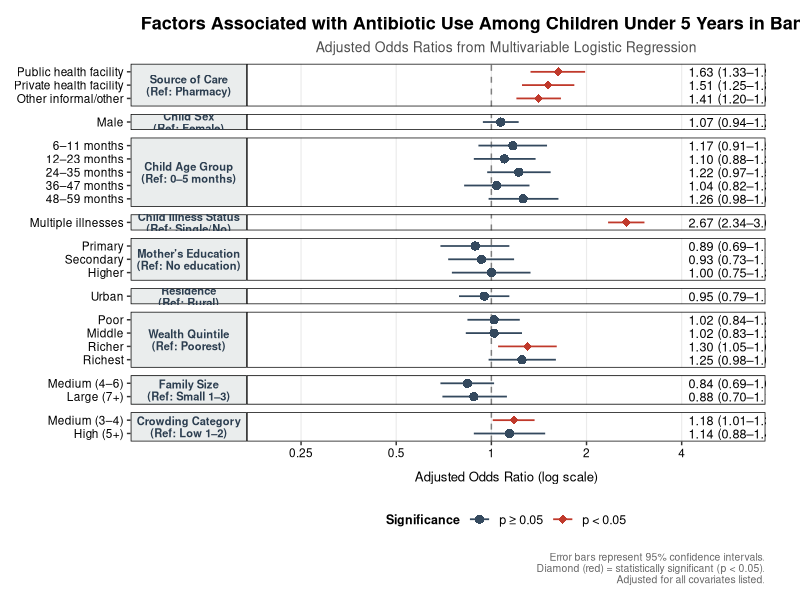
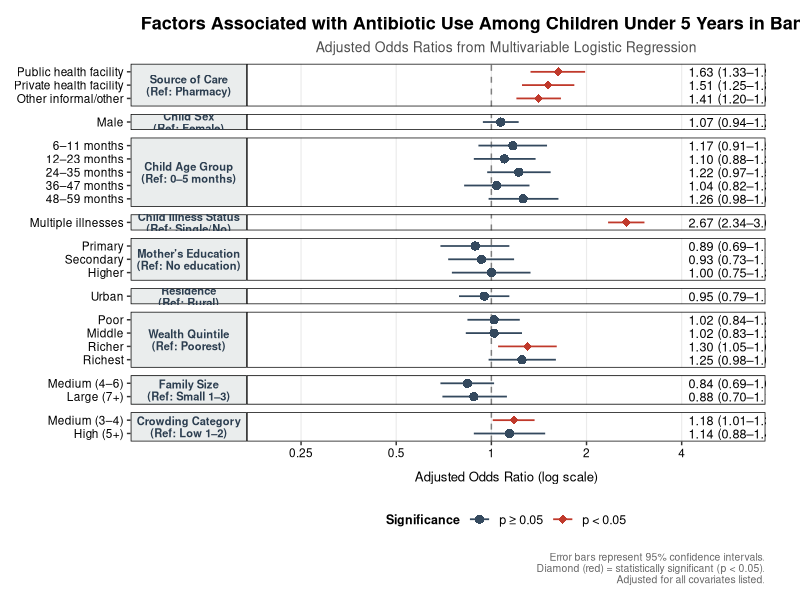

These charts were generated, in order, by the following R code:
# Load required libraries
library(tidyverse)

# 1. Create dataset from your adjusted logistic regression results
df <- tibble::tribble(
  ~group, ~term, ~estimate, ~conf.low, ~conf.high, ~p.value,
  
  "Source of Care\n(Ref: Pharmacy)", "Public health facility", 1.63, 1.33, 1.98, 0.000,
  "Source of Care\n(Ref: Pharmacy)", "Private health facility", 1.51, 1.25, 1.83, 0.000,
  "Source of Care\n(Ref: Pharmacy)", "Other informal/other", 1.41, 1.20, 1.66, 0.000,
  
  "Child Sex\n(Ref: Female)", "Male", 1.07, 0.94, 1.22, 0.279,
  
  "Child Age Group\n(Ref: 0–5 months)", "6–11 months", 1.17, 0.91, 1.50, 0.226,
  "Child Age Group\n(Ref: 0–5 months)", "12–23 months", 1.10, 0.88, 1.38, 0.416,
  "Child Age Group\n(Ref: 0–5 months)", "24–35 months", 1.22, 0.97, 1.54, 0.091,
  "Child Age Group\n(Ref: 0–5 months)", "36–47 months", 1.04, 0.82, 1.32, 0.729,
  "Child Age Group\n(Ref: 0–5 months)", "48–59 months", 1.26, 0.98, 1.63, 0.077,
  
  "Child Illness Status\n(Ref: Single/No)", "Multiple illnesses", 2.67, 2.34, 3.05, 0.000,
  
  "Mother's Education\n(Ref: No education)", "Primary", 0.89, 0.69, 1.14, 0.356,
  "Mother's Education\n(Ref: No education)", "Secondary", 0.93, 0.73, 1.18, 0.538,
  "Mother's Education\n(Ref: No education)", "Higher", 1.00, 0.75, 1.33, 0.994,
  
  "Residence\n(Ref: Rural)", "Urban", 0.95, 0.79, 1.14, 0.572,
  
  "Wealth Quintile\n(Ref: Poorest)", "Poor", 1.02, 0.84, 1.23, 0.848,
  "Wealth Quintile\n(Ref: Poorest)", "Middle", 1.02, 0.83, 1.25, 0.835,
  "Wealth Quintile\n(Ref: Poorest)", "Richer", 1.30, 1.05, 1.61, 0.015,
  "Wealth Quintile\n(Ref: Poorest)", "Richest", 1.25, 0.98, 1.60, 0.077,
  
  "Family Size\n(Ref: Small 1–3)", "Medium (4–6)", 0.84, 0.69, 1.02, 0.075,
  "Family Size\n(Ref: Small 1–3)", "Large (7+)", 0.88, 0.70, 1.12, 0.301,
  
  "Crowding Category\n(Ref: Low 1–2)", "Medium (3–4)", 1.18, 1.01, 1.37, 0.032,
  "Crowding Category\n(Ref: Low 1–2)", "High (5+)", 1.14, 0.88, 1.48, 0.320
)

# 2. Process factor levels and formatting
group_order <- unique(df$group)
term_order <- rev(unique(df$term)) # Reverse so first item appears at top of Y-axis

df <- df %>%
  mutate(
    sig = ifelse(p.value < 0.05, "p < 0.05", "p ≥ 0.05"),
    sig = factor(sig, levels = c("p ≥ 0.05", "p < 0.05")),
    label = sprintf("%.2f (%.2f–%.2f)", estimate, conf.low, conf.high),
    group = factor(group, levels = group_order),
    term = factor(term, levels = term_order)
  )

# 3. Generate Forest Plot
p <- ggplot(df, aes(x = estimate, y = term)) +
  # Null reference line at OR = 1.0
  geom_vline(xintercept = 1, linetype = "dashed", color = "grey50", linewidth = 0.5) +
  
  # Error bars (Horizontal 95% CIs)
  geom_errorbarh(aes(xmin = conf.low, xmax = conf.high, color = sig), 
                 height = 0, linewidth = 0.6) +
  
  # Points (Circle for p >= 0.05, Diamond for p < 0.05)
  geom_point(aes(color = sig, shape = sig), size = 2.8) +
  
  # Text annotations on right side [AOR (95% CI)]
  geom_text(aes(x = 4.2, label = label), hjust = 0, size = 3.2, color = "black") +
  
  # Facet vertically by variable group (with strip boxes on the left)
  facet_grid(group ~ ., scales = "free_y", space = "free_y", switch = "y") +
  
  # Axis limits & Log scale
  scale_x_log10(
    breaks = c(0.25, 0.5, 1, 2, 4),
    limits = c(0.2, 6.2),
    labels = c("0.25", "0.5", "1", "2", "4")
  ) +
  
  # Aesthetics mappings
  scale_color_manual(
    name = "Significance",
    values = c("p ≥ 0.05" = "#34495e", "p < 0.05" = "#c0392b")
  ) +
  scale_shape_manual(
    name = "Significance",
    values = c("p ≥ 0.05" = 16, "p < 0.05" = 18)
  ) +
  
  # Labels and captions
  labs(
    title = "Factors Associated with Antibiotic Use Among Children Under 5 Years in Bangladesh",
    subtitle = "Adjusted Odds Ratios from Multivariable Logistic Regression",
    x = "Adjusted Odds Ratio (log scale)",
    y = NULL,
    caption = "Error bars represent 95% confidence intervals.\nDiamond (red) = statistically significant (p < 0.05).\nAdjusted for all covariates listed."
  ) +
  
  # Theme customization to match image style
  theme_bw(base_size = 11) +
  theme(
    plot.title = element_text(face = "bold", hjust = 0.5, size = 13),
    plot.subtitle = element_text(hjust = 0.5, color = "grey30", size = 10),
    plot.caption = element_text(size = 7.5, color = "grey40", hjust = 1, margin = margin(t = 10)),
    
    axis.title.x = element_text(size = 9.5, margin = margin(t = 8)),
    axis.text.y = element_text(size = 8.5, color = "black"),
    axis.text.x = element_text(size = 8.5, color = "black"),
    
    # Left facet box styling
    strip.position = "left",
    strip.background = element_rect(fill = "#eaeded", color = "black", linewidth = 0.5),
    strip.text.y.left = element_text(angle = 0, face = "bold", size = 8, color = "#2c3e50"),
    
    # Outer box around each facet panel
    panel.border = element_rect(color = "black", fill = NA, linewidth = 0.5),
    panel.grid.major.x = element_line(color = "grey92", linewidth = 0.4),
    panel.grid.minor.x = element_blank(),
    panel.grid.major.y = element_blank(),
    
    legend.position = "bottom",
    legend.title = element_text(face = "bold", size = 9),
    legend.text = element_text(size = 9),
    
    plot.margin = margin(t = 12, r = 25, b = 10, l = 10)
  )

# Display plot
print(p)

# Save high-resolution PNG
ggsave("Forest_Plot_Antibiotic_Use.png", plot = p, width = 11, height = 8.5, dpi = 300)
